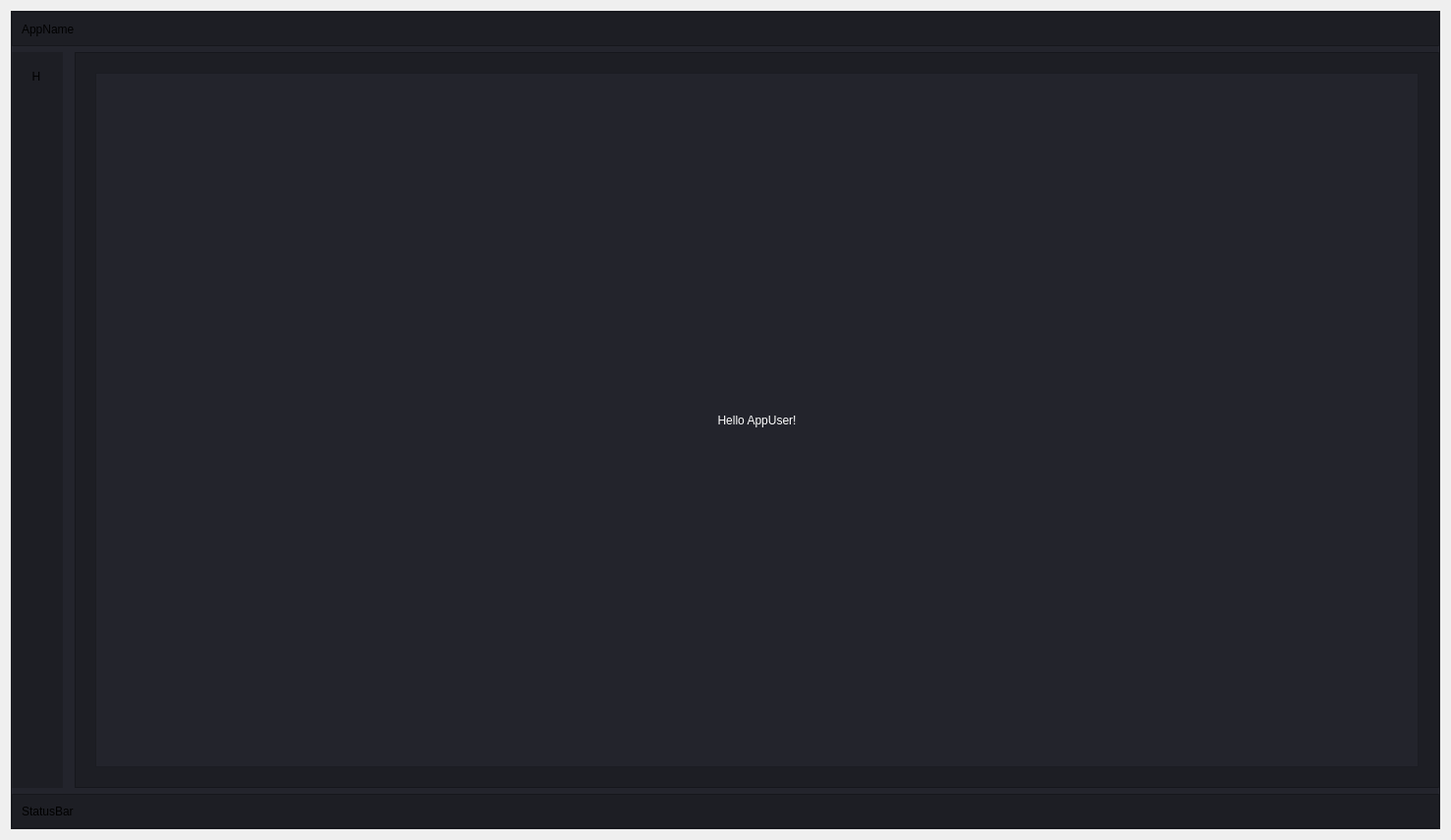
<?xml version="1.0" encoding="UTF-8"?>
<ui version="4.0">
 <class>Widget</class>
 <widget class="QWidget" name="Widget">
  <property name="geometry">
   <rect>
    <x>0</x>
    <y>0</y>
    <width>1477</width>
    <height>855</height>
   </rect>
  </property>
  <property name="windowTitle">
   <string>Widget</string>
  </property>
  <layout class="QVBoxLayout" name="verticalLayout">
   <item>
    <widget class="QFrame" name="bg">
     <property name="styleSheet">
      <string notr="true">QFrame#bg{
background-color: rgb(35, 36, 44);
}</string>
     </property>
     <property name="frameShape">
      <enum>QFrame::StyledPanel</enum>
     </property>
     <property name="frameShadow">
      <enum>QFrame::Raised</enum>
     </property>
     <layout class="QGridLayout" name="gridLayout">
      <property name="leftMargin">
       <number>0</number>
      </property>
      <property name="topMargin">
       <number>0</number>
      </property>
      <property name="rightMargin">
       <number>0</number>
      </property>
      <property name="bottomMargin">
       <number>0</number>
      </property>
      <item row="1" column="0">
       <widget class="QFrame" name="navbar">
        <property name="minimumSize">
         <size>
          <width>52</width>
          <height>0</height>
         </size>
        </property>
        <property name="maximumSize">
         <size>
          <width>52</width>
          <height>16777215</height>
         </size>
        </property>
        <property name="styleSheet">
         <string notr="true">background-color:rgb(29, 30, 36);
border:0px;</string>
        </property>
        <property name="frameShape">
         <enum>QFrame::StyledPanel</enum>
        </property>
        <property name="frameShadow">
         <enum>QFrame::Raised</enum>
        </property>
        <layout class="QVBoxLayout" name="verticalLayout_3">
         <property name="spacing">
          <number>0</number>
         </property>
         <property name="leftMargin">
          <number>0</number>
         </property>
         <property name="topMargin">
          <number>0</number>
         </property>
         <property name="rightMargin">
          <number>0</number>
         </property>
         <property name="bottomMargin">
          <number>0</number>
         </property>
         <item>
          <widget class="QPushButton" name="expandBtn">
           <property name="minimumSize">
            <size>
             <width>50</width>
             <height>50</height>
            </size>
           </property>
           <property name="maximumSize">
            <size>
             <width>50</width>
             <height>50</height>
            </size>
           </property>
           <property name="styleSheet">
            <string notr="true">QPushButton{
background:none;
color:&quot;white&quot;;
border:1px solid &quot;white&quot;;
}

QPushButton::hover{
background-color: rgb(35, 36, 44);
}

QPushButton::checked{
background-color: &quot;white&quot;;
color:&quot;black&quot;;
}</string>
           </property>
           <property name="text">
            <string>H</string>
           </property>
           <property name="checkable">
            <bool>true</bool>
           </property>
          </widget>
         </item>
         <item>
          <spacer name="verticalSpacer">
           <property name="orientation">
            <enum>Qt::Vertical</enum>
           </property>
           <property name="sizeHint" stdset="0">
            <size>
             <width>20</width>
             <height>40</height>
            </size>
           </property>
          </spacer>
         </item>
        </layout>
       </widget>
      </item>
      <item row="1" column="1">
       <widget class="QFrame" name="optionBar">
        <property name="maximumSize">
         <size>
          <width>0</width>
          <height>16777215</height>
         </size>
        </property>
        <property name="styleSheet">
         <string notr="true">
background-color: rgb(35, 36, 44);</string>
        </property>
        <property name="frameShape">
         <enum>QFrame::StyledPanel</enum>
        </property>
        <property name="frameShadow">
         <enum>QFrame::Raised</enum>
        </property>
       </widget>
      </item>
      <item row="1" column="2">
       <widget class="QFrame" name="mainFrame">
        <property name="styleSheet">
         <string notr="true">background-color:rgb(29, 30, 36)</string>
        </property>
        <property name="frameShape">
         <enum>QFrame::StyledPanel</enum>
        </property>
        <property name="frameShadow">
         <enum>QFrame::Raised</enum>
        </property>
        <layout class="QVBoxLayout" name="verticalLayout_2">
         <property name="spacing">
          <number>0</number>
         </property>
         <property name="leftMargin">
          <number>20</number>
         </property>
         <property name="topMargin">
          <number>20</number>
         </property>
         <property name="rightMargin">
          <number>20</number>
         </property>
         <property name="bottomMargin">
          <number>20</number>
         </property>
         <item>
          <widget class="QFrame" name="win">
           <property name="styleSheet">
            <string notr="true">background-color: rgb(35, 36, 44);</string>
           </property>
           <property name="frameShape">
            <enum>QFrame::StyledPanel</enum>
           </property>
           <property name="frameShadow">
            <enum>QFrame::Raised</enum>
           </property>
           <layout class="QVBoxLayout" name="verticalLayout_4">
            <item>
             <widget class="QLabel" name="welcomeLbl">
              <property name="styleSheet">
               <string notr="true">color: rgb(255, 255, 255);
font: 28pt &quot;Yu Gothic UI&quot;;
background:none;</string>
              </property>
              <property name="text">
               <string>Hello AppUser!</string>
              </property>
              <property name="alignment">
               <set>Qt::AlignCenter</set>
              </property>
             </widget>
            </item>
           </layout>
          </widget>
         </item>
        </layout>
       </widget>
      </item>
      <item row="0" column="0" colspan="3">
       <widget class="QFrame" name="toolBar">
        <property name="minimumSize">
         <size>
          <width>0</width>
          <height>35</height>
         </size>
        </property>
        <property name="maximumSize">
         <size>
          <width>16777215</width>
          <height>35</height>
         </size>
        </property>
        <property name="styleSheet">
         <string notr="true">background-color:rgb(29, 30, 36)</string>
        </property>
        <property name="frameShape">
         <enum>QFrame::StyledPanel</enum>
        </property>
        <property name="frameShadow">
         <enum>QFrame::Raised</enum>
        </property>
        <widget class="QLabel" name="label">
         <property name="geometry">
          <rect>
           <x>10</x>
           <y>10</y>
           <width>111</width>
           <height>16</height>
          </rect>
         </property>
         <property name="styleSheet">
          <string notr="true">color:&quot;white&quot;;
font: 11pt &quot;Yu Gothic UI&quot;;</string>
         </property>
         <property name="text">
          <string>AppName</string>
         </property>
        </widget>
       </widget>
      </item>
      <item row="2" column="0" colspan="3">
       <widget class="QFrame" name="statusBar">
        <property name="minimumSize">
         <size>
          <width>0</width>
          <height>35</height>
         </size>
        </property>
        <property name="maximumSize">
         <size>
          <width>16777215</width>
          <height>35</height>
         </size>
        </property>
        <property name="styleSheet">
         <string notr="true">background-color:rgb(29, 30, 36)</string>
        </property>
        <property name="frameShape">
         <enum>QFrame::StyledPanel</enum>
        </property>
        <property name="frameShadow">
         <enum>QFrame::Raised</enum>
        </property>
        <widget class="QLabel" name="label_2">
         <property name="geometry">
          <rect>
           <x>10</x>
           <y>10</y>
           <width>111</width>
           <height>16</height>
          </rect>
         </property>
         <property name="styleSheet">
          <string notr="true">color:&quot;white&quot;;
font: 11pt &quot;Yu Gothic UI&quot;;</string>
         </property>
         <property name="text">
          <string>StatusBar</string>
         </property>
        </widget>
       </widget>
      </item>
     </layout>
    </widget>
   </item>
  </layout>
 </widget>
 <resources/>
 <connections/>
</ui>
